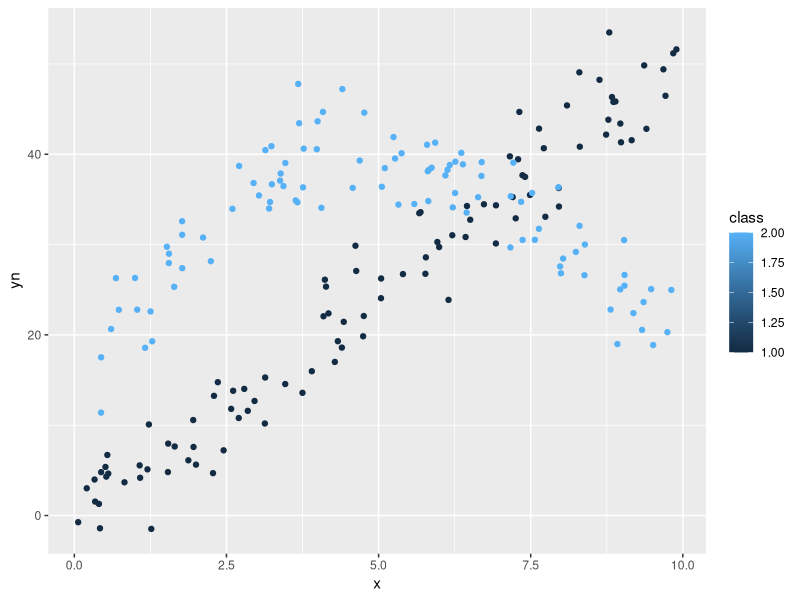
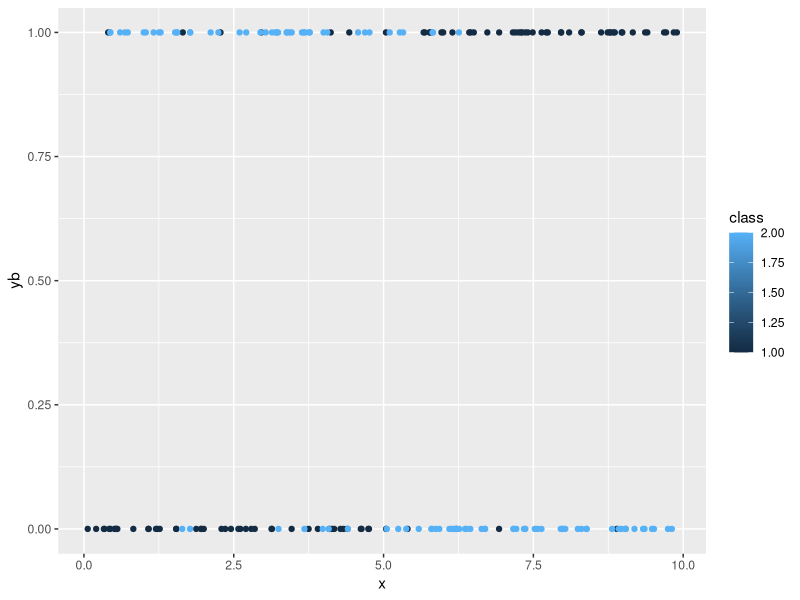
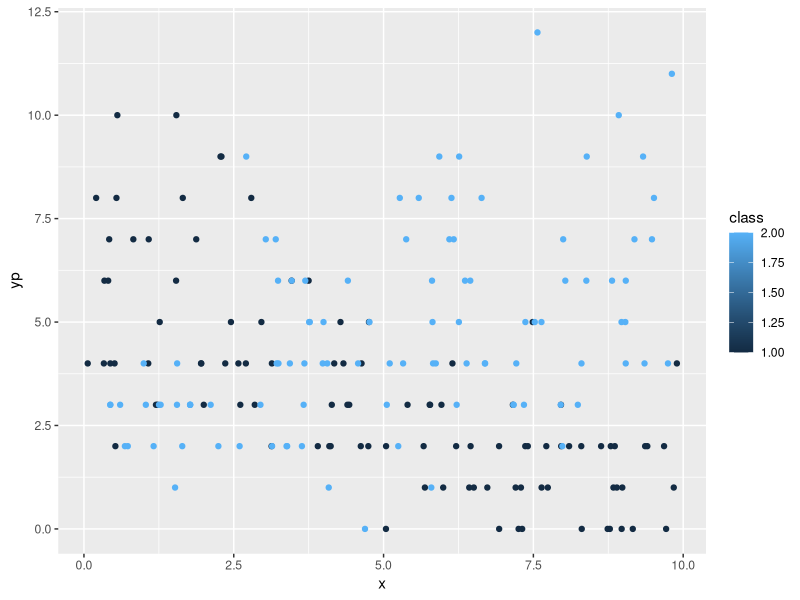
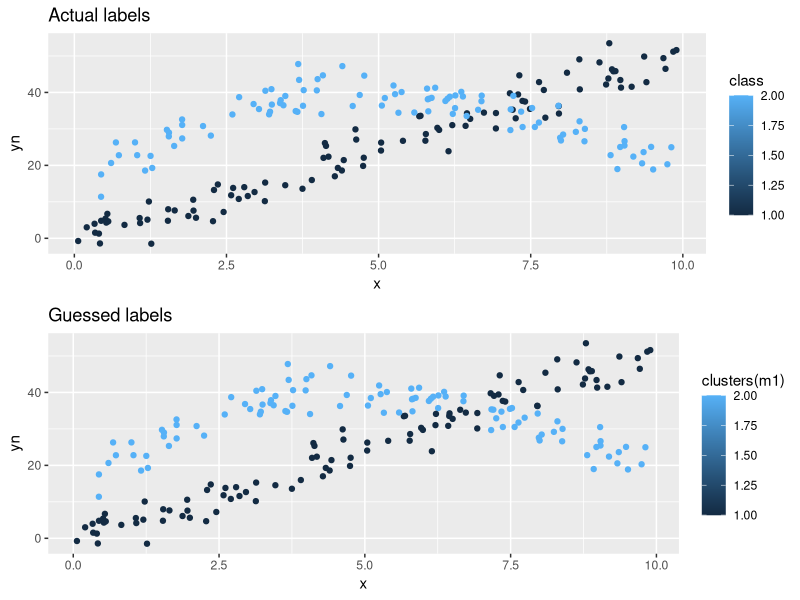
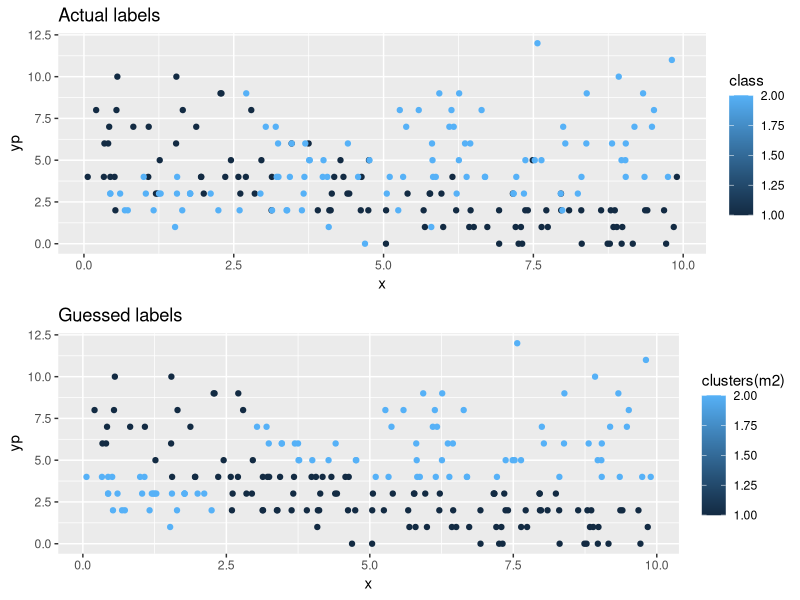
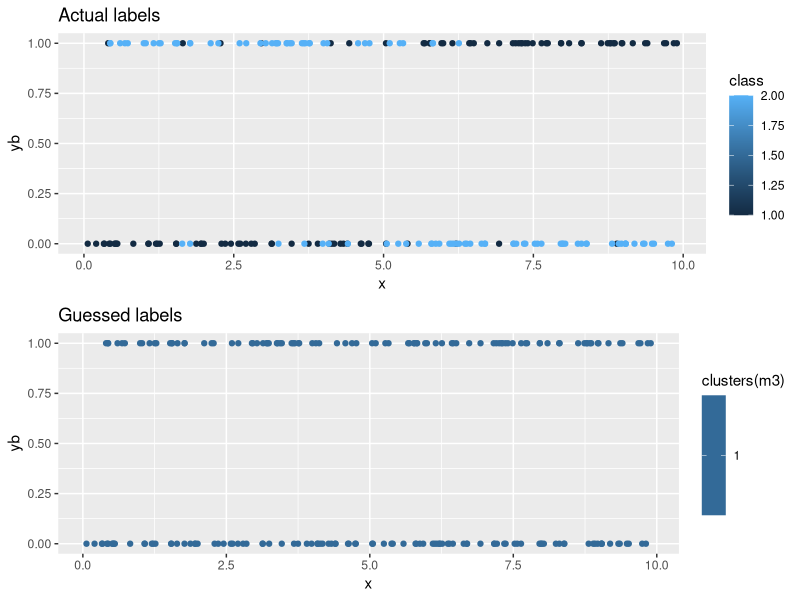

These charts were generated, in order, by the following R code:
## ---- chunk 1
library("flexmix")
data("NPreg")
set.seed(10)
library(ggplot2)
library(dplyr)
library(gridExtra)
## ---- chunk 2
NPreg
library(ggplot2)
ggplot(data = NPreg, aes(x = x, y = yn, color = class)) +
  geom_point()
ggplot(data = NPreg, aes(x = x, y = yb, color = class)) +
  geom_point()
ggplot(data = NPreg, aes(x = x, y = yp, color = class)) +
  geom_point()
## ---- chunk 3
m1 = flexmix(yn ~ x + I(x^2), data = NPreg, k = 2) %>%
  print()
summary(m1)
## ---- chunk 4
table(NPreg$class, clusters(m1))
## ---- chunk 5
library(gridExtra)
g1<- ggplot(data = NPreg, aes(x = x, y = yn, color = class)) +
  geom_point() +
  ggtitle("Actual labels")
g2 <- ggplot(data = NPreg, aes(x = x, y = yn, color = clusters(m1))) +
  geom_point() +
  ggtitle("Guessed labels")
grid.arrange(g1, g2)
## ---- chunk 6
m2 = flexmix(yp ~ x, data = NPreg, model = FLXMRglm(family = "poisson"), k = 2) %>%
  print()
table(NPreg$class, clusters(m2))
g3 <- ggplot(data = NPreg, aes(x = x, y = yp, color = class)) +
  geom_point() +
  ggtitle("Actual labels")
g4 <- ggplot(data = NPreg, aes(x = x, y = yp, color = clusters(m2))) +
  geom_point() +
  ggtitle("Guessed labels")
grid.arrange(g3, g4)
## ---- chunk 7
m3 <- initFlexmix(cbind(yb,1 - yb) ~ x, data = NPreg, k = 2,
                   model = FLXMRglm(family = "binomial"))
table(NPreg$class, clusters(m3))
g5 <- ggplot(data = NPreg, aes(x = x, y = yb, color = class)) +
  geom_point() +
  ggtitle("Actual labels")
g6 <- ggplot(data = NPreg, aes(x = x, y = yb, color = clusters(m3))) +
  geom_point() +
  ggtitle("Guessed labels")
grid.arrange(g5, g6)
